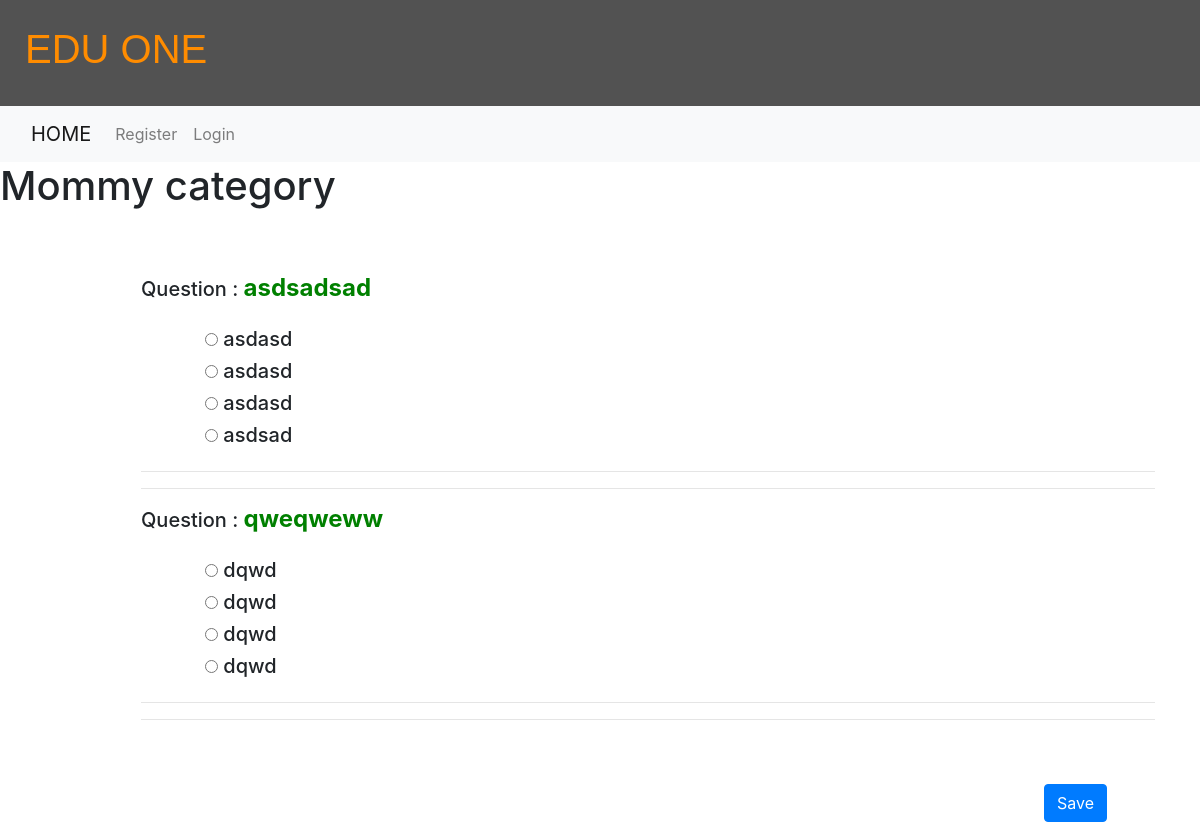
The page /question/test/mommy/ on the database as committed earlier.
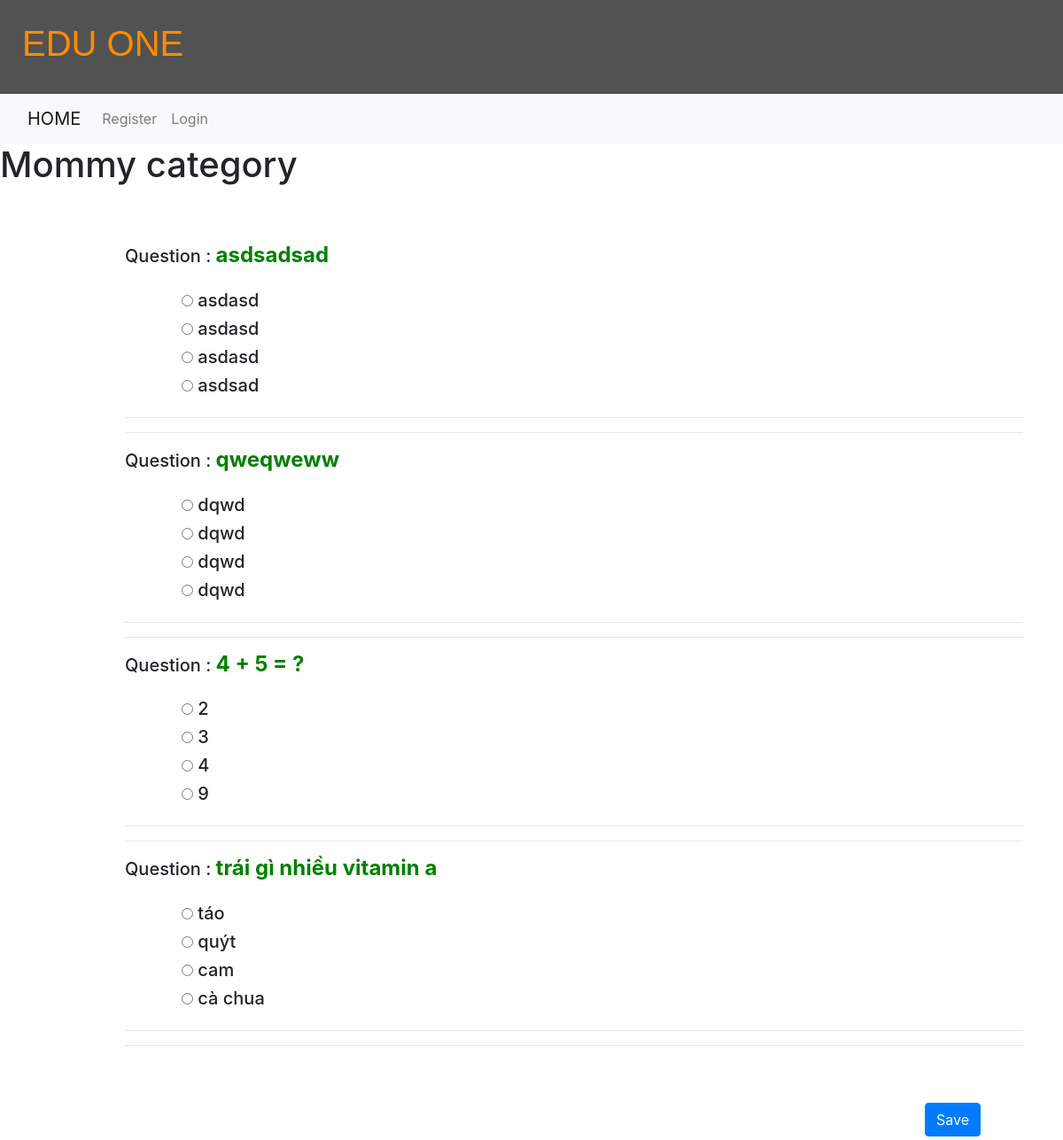
The same page on the database as committed later.
### questions/models.py (models this page shows, shortened)
class Question(models.Model):
    exam = models.ForeignKey(Exam,null=True, on_delete=models.SET_NULL)
    user = models.ForeignKey(User, null=True, on_delete=models.SET_NULL)
    date = models.DateField(auto_now_add=True)
    category = models.CharField(max_length= 255, default='')
    question = models.CharField(max_length=255)
    rightAnswer = models.CharField(max_length=255)
    a1 = models.CharField(max_length=255)
    a2 = models.CharField(max_length=255)
    a3 = models.CharField(max_length=255)
    correctFeedback = models.TextField(max_length=255, null=True, blank=True, default="")
    incorrectFeedback = models.TextField(max_length=255, null=True, blank=True, default="")

### questions/views.py (the view)
# urls.py: path("question/test/<str:cats>/",questions.views.Test_view, name="test"),
def Test_view(request, cats):
    category_questions = Question.objects.filter(category = cats)
    suffleList = []
    stack = []
    length = len(category_questions)
    for question in category_questions:
        templist = [question.a1,question.a2,question.a3,question.rightAnswer]
        random.shuffle(templist)
        suffleList.append(templist)
    return render(request, 'questions/test.html', {'cats':cats.title(), 'test_list': category_questions, 'list':suffleList,'length':length, 'stack':stack})

### questions/processor.py (called while the page is built)
def cats_renderer(request):
    return {
       'all_cats': Category.objects.all(),
    }

### templates/questions/test.html (shortened to what this page needs)
{% extends "base.html" %}
{%if category_questions%}
{%block head%}
<head>
	<link rel="stylesheet" href="https://stackpath.bootstrapcdn.com/bootstrap/4.5.0/css/bootstrap.min.css">
</head>
{%endblock%}
{% block content %}
<h1>{{cats}} category</h1>
<div class="container mt-sm-5 my-1">
    <div class="question ml-sm-5 pl-sm-5 pt-2">
        <div class="py-2 h5">
            {% for question in test_list %}
                Question : <font size="5" color="green"><b>{{question.question}}</b></font> <br><br>
                <div class="ml-md-3 ml-sm-3 pl-md-5 pt-sm-0 pt-3" id="options">
          	        <form name="myform">
                        <input type="radio" class="ans" id="a1" name="choice" value="1">
                        <label for="a1">{{question.a1}}</label>
                        <br>
                        <input type="radio" class="ans" id="a2" name="choice" value="2">
                        <label for="a1">{{ question.a2 }}</label>
                        <br>
                        <input type="radio" class="ans" id="a3" name="choice" value="3">
                        <label for="a1">{{ question.a3 }}</label>
                        <br>
                        <input type="radio" class="ans" id="rightAnswer" name="choice" value="4">
                        <label for="a1">{{ question.rightAnswer }}</label>
        	        </form>
                </div>
                <hr>
                <hr>
            {% endfor %}
        </div>
    </div>
        <div class="d-flex align-items-center pt-3">
        <div class="ml-auto mr-sm-5"> <button type="submit" class="btn btn-primary mt-3" id="savebtn"  onclick="check()">Save</button> </div>
    </div>
</div>
{% endblock %}
{% endif %}

Rows that differ between the two databases and show on the page:
added Question: question "4 + 5 = ?", a1 "2", a2 "3", a3 "4", rightAnswer "9"
added Question: question "trái gì nhiều vitamin a", a1 "táo", a2 "quýt", a3 "cam", rightAnswer "cà chua"
